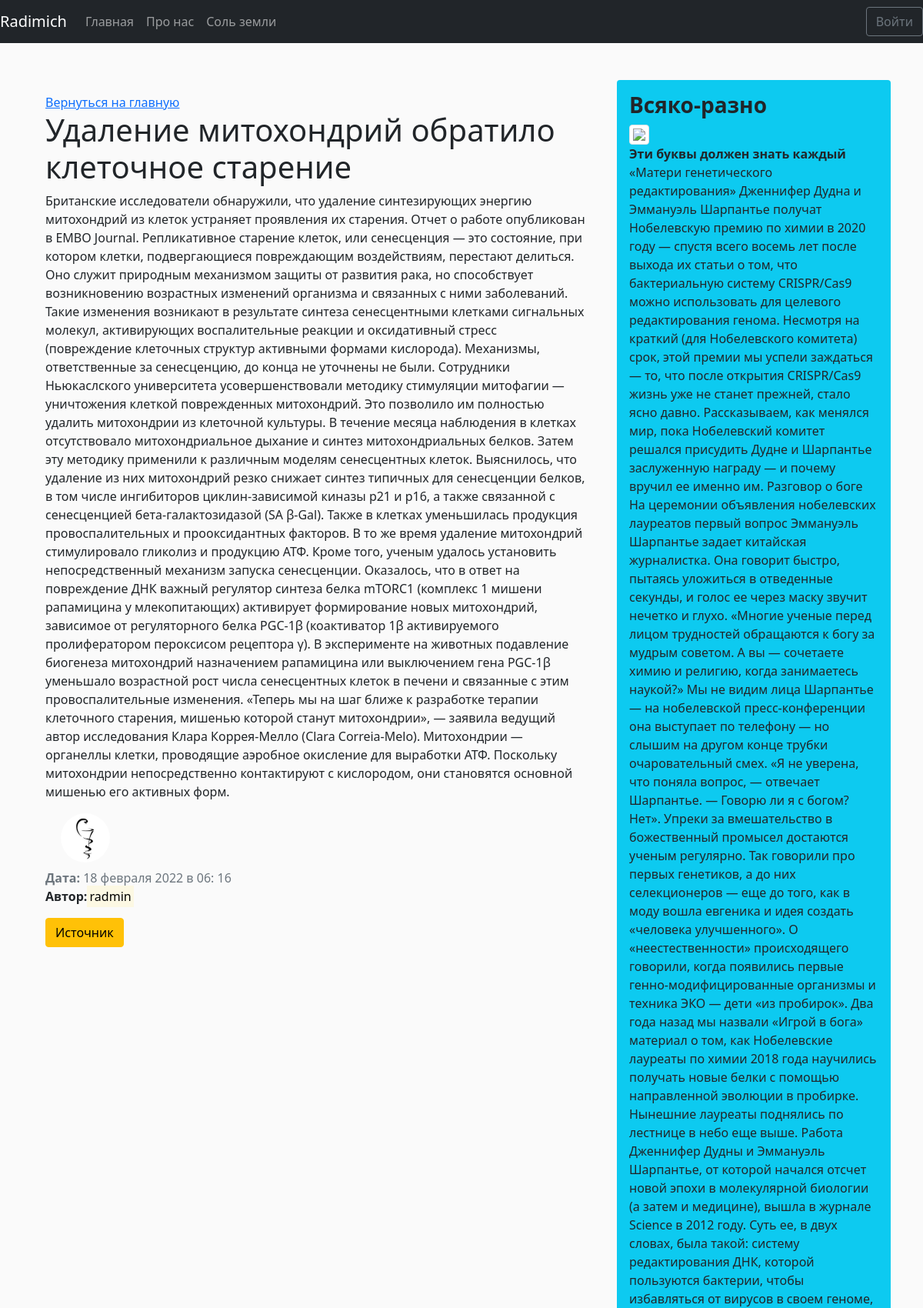
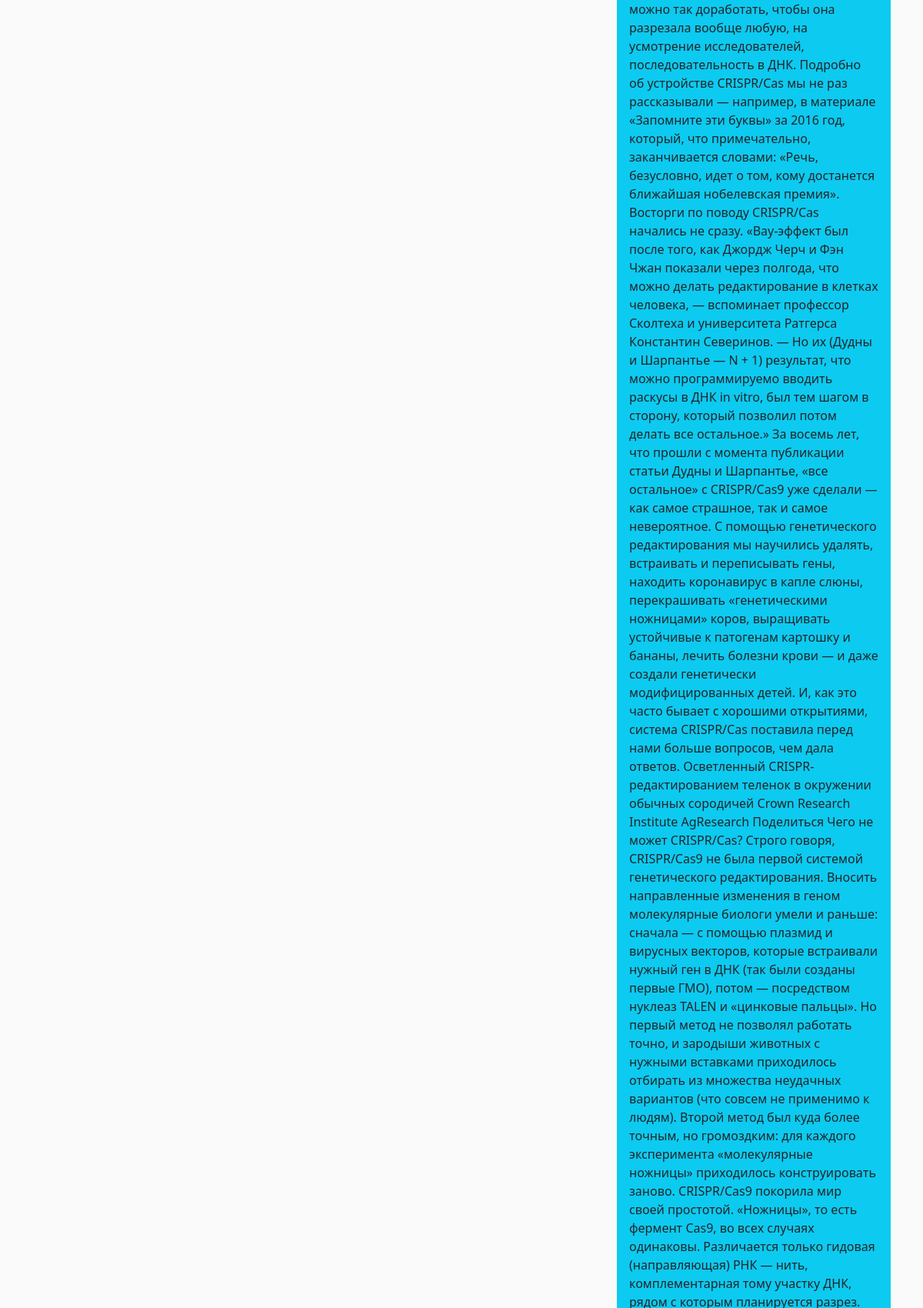
Page /news/5/ (upper part) on the committed database (2 pictures, top to bottom).
### blog/models.py (models this page shows, shortened)
class News(models.Model):
    title = models.CharField(max_length=100)
    text = models.TextField()
    date = models.DateTimeField(default=timezone.now)
    author = models.ForeignKey(User, on_delete=models.CASCADE)
    ref = models.TextField()
    def __str__(self):
        return self.title

### users/models.py (models this page shows, shortened)
class Profile(models.Model):
    user = models.OneToOneField(User,on_delete=models.CASCADE)
    img = models.ImageField(default='default.jpg',upload_to='user_images')

### blog/views.py (the view)
# urls.py: path('news/<int:pk>/', views.NewsDetailView.as_view(), name='news-detail'),
class NewsDetailView(DetailView):
    model = News
    template_name = 'blog/news_detail.html'
    context_object_name = 'post'
    def get_context_data(self, **kwards):
        ctx = super(NewsDetailView, self).get_context_data(**kwards)
        ctx['title'] = News.objects.filter(pk=self.kwargs['pk']).first()
        return ctx

### blog/templates/blog/news_detail.html (shortened to what this page needs)
{% extends 'blog/main.html'%}
{% block main_section %}
      <div class="alert alert-ligt">
          <a href="{% url 'blog-home' %}">Вернуться на главную</a>
         <h1>{{ post.title }}</h1>
         <p>{{ post.text }}</p>
          <div class="row">
              <div>
                  {% if post.author.profile.img %}
                    <img src="{{ post.author.profile.img.url }}" alt="{{ post.author }}" class="user_image">
                  {% else %}
                    <img src="/pictures/default.jpg " alt="{{ post.author }}" class="user_image">
                  {% endif %}
              </div>
              <div class="mt-2">
                 <span class="text-muted"><b>Дата: </b>{{ post.date|date:"d E Y  в H: i" }}</span>
                  <p><b> Автор:</b><mark>{{ post.author }}</mark></p>
              </div>
          </div>
          <p><a href="{{ post.ref }}" target="_blank"><button class="btn btn-warning">Источник</button>
         </a></p>
      </div>
{% endblock main_section %}
{% block aside_news_section %}
   <h3><b>Всяко-разно</b></h3>
                  <img src="https://27j3751d26uo4lr25484i3t1-wpengine.netdna-ssl.com/wp-content/uploads/2019/10/Discoveries-and-Innovations.jpg" class="img-thumbnail">
                  <p>
                      <b>Эти буквы должен знать каждый</b>
                  </p>
{% endblock aside_news_section %}

### blog/static/blog/main.css (style rules this page uses)
body { background: #fafafa }
.user_image { width: 64px; height: 64px; border-radius: 50%; margin-right: 10px; margin-left: 20px; }

### rows in the picture
News: title "Удаление митохондрий обратило клеточное старение", text "Британские исследователи обнаружили, что удаление синтезирующих энергию митохондрий из клеток устраняет проявления их старения. Отчет о работе опубликован в EMBO Journal. Репликативное старение клеток, или сенесценция — это состояние, при котором клетки, подвергающиеся повреждающим воздействиям, перестают делиться. Оно служит природным механизмом защиты от развития рака, но способствует возникновению возрастных изменений организма и связанных с ними заболеваний. Такие изменения возникают в результате синтеза сенесцентными клетками сигнальных молекул, активирующих воспалительные реакции и оксидативный стресс (повреждение клеточных структур активными формами кислорода). Механизмы,…", author.profile.img (picture), date "18 февраля 2022 в 06: 16", author "radmin"
